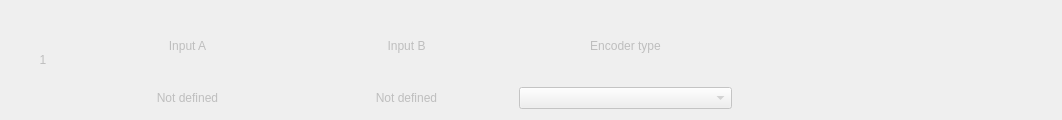
<?xml version="1.0" encoding="UTF-8"?>
<ui version="4.0">
 <class>Encoders</class>
 <widget class="QWidget" name="Encoders">
  <property name="geometry">
   <rect>
    <x>0</x>
    <y>0</y>
    <width>1062</width>
    <height>120</height>
   </rect>
  </property>
  <property name="minimumSize">
   <size>
    <width>0</width>
    <height>120</height>
   </size>
  </property>
  <property name="windowTitle">
   <string>Form</string>
  </property>
  <layout class="QGridLayout" name="gridLayout" rowstretch="3,10" columnstretch="3,10,10,10,15">
   <item row="1" column="1">
    <widget class="QLabel" name="label_ButtonNumberA">
     <property name="enabled">
      <bool>false</bool>
     </property>
     <property name="text">
      <string>Not defined</string>
     </property>
     <property name="alignment">
      <set>Qt::AlignCenter</set>
     </property>
    </widget>
   </item>
   <item row="1" column="2">
    <widget class="QLabel" name="label_ButtonNumberB">
     <property name="enabled">
      <bool>false</bool>
     </property>
     <property name="text">
      <string>Not defined</string>
     </property>
     <property name="alignment">
      <set>Qt::AlignCenter</set>
     </property>
    </widget>
   </item>
   <item row="1" column="3">
    <widget class="QComboBox" name="comboBox_EncoderType">
     <property name="enabled">
      <bool>false</bool>
     </property>
    </widget>
   </item>
   <item row="0" column="4">
    <spacer name="horizontalSpacer">
     <property name="orientation">
      <enum>Qt::Horizontal</enum>
     </property>
     <property name="sizeHint" stdset="0">
      <size>
       <width>40</width>
       <height>20</height>
      </size>
     </property>
    </spacer>
   </item>
   <item row="0" column="1">
    <widget class="QLabel" name="text_InputA">
     <property name="enabled">
      <bool>false</bool>
     </property>
     <property name="text">
      <string>Input A</string>
     </property>
     <property name="alignment">
      <set>Qt::AlignCenter</set>
     </property>
    </widget>
   </item>
   <item row="0" column="2">
    <widget class="QLabel" name="text_InputB">
     <property name="enabled">
      <bool>false</bool>
     </property>
     <property name="text">
      <string>Input B</string>
     </property>
     <property name="alignment">
      <set>Qt::AlignCenter</set>
     </property>
    </widget>
   </item>
   <item row="0" column="3">
    <widget class="QLabel" name="text_EncoderType">
     <property name="enabled">
      <bool>false</bool>
     </property>
     <property name="text">
      <string>Encoder type</string>
     </property>
     <property name="alignment">
      <set>Qt::AlignCenter</set>
     </property>
    </widget>
   </item>
   <item row="0" column="0" rowspan="2">
    <widget class="QLabel" name="label_EncoderIndex">
     <property name="enabled">
      <bool>false</bool>
     </property>
     <property name="text">
      <string>1</string>
     </property>
     <property name="alignment">
      <set>Qt::AlignCenter</set>
     </property>
    </widget>
   </item>
  </layout>
 </widget>
 <resources/>
 <connections/>
</ui>
